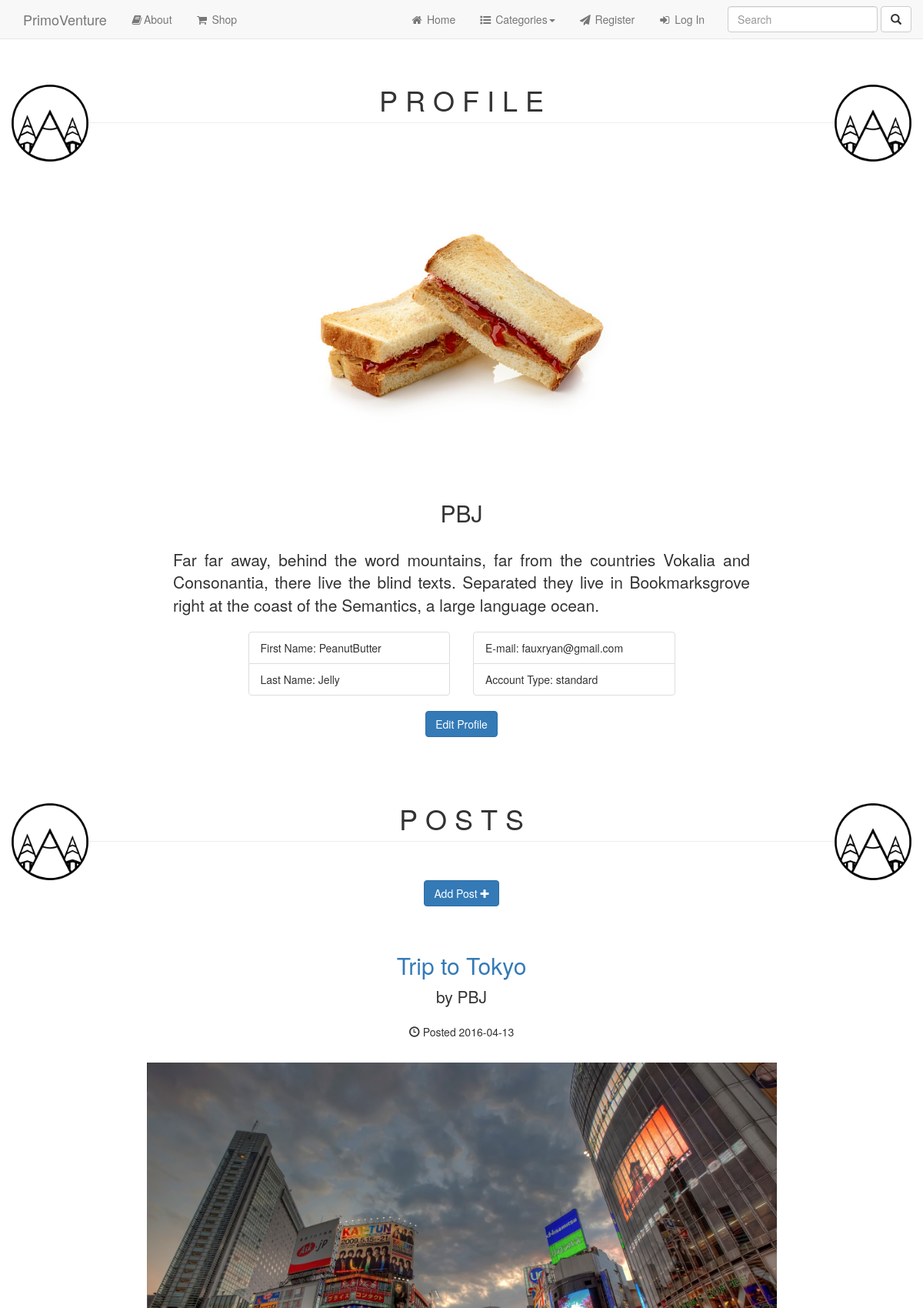
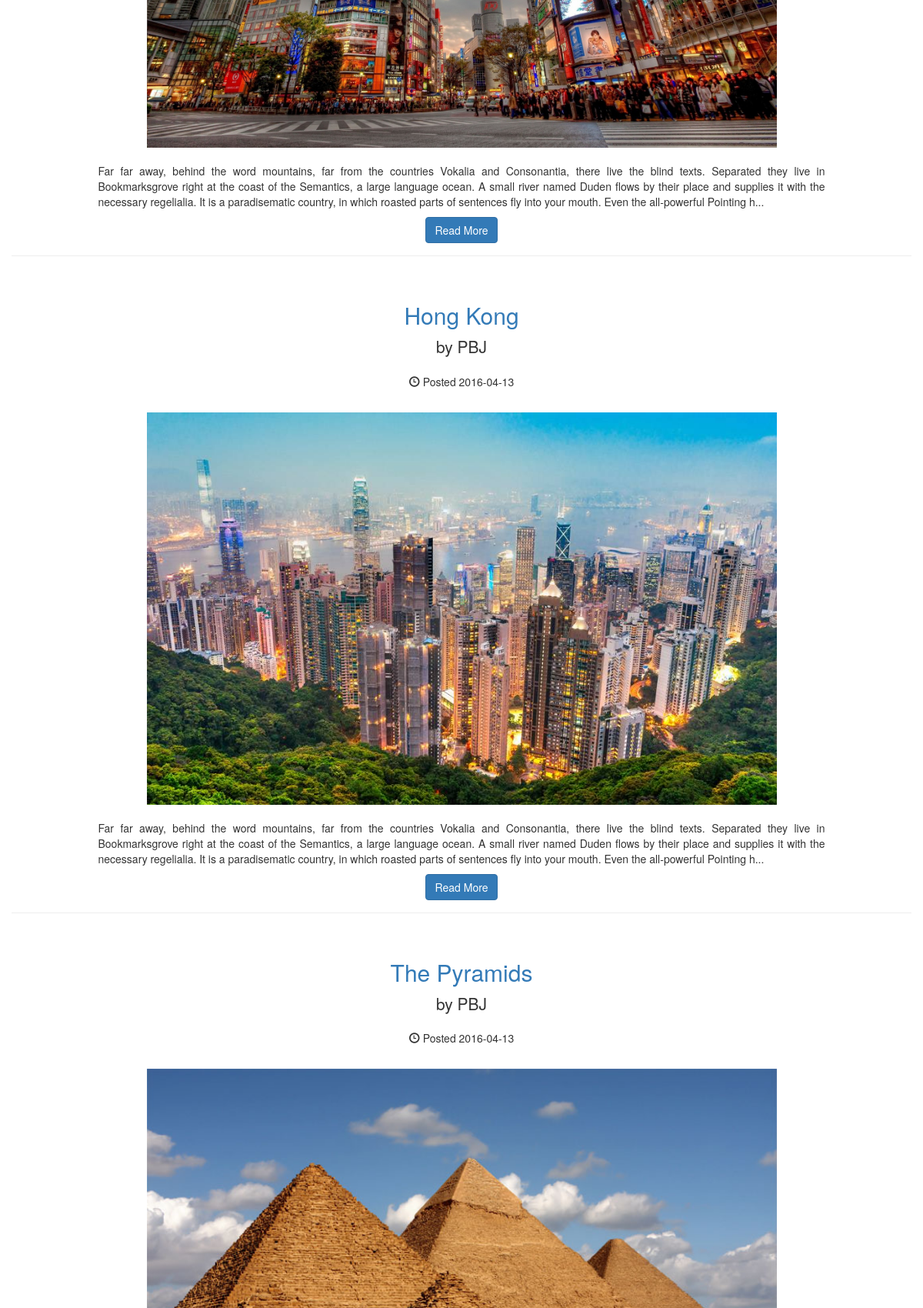
/profile.php?u_id=1 (upper part), run on the app's committed database (2 pictures, top to bottom).
### tables this page shows
CREATE TABLE `users` (
  `user_id` int(3) NOT NULL,
  `username` varchar(255) NOT NULL,
  `user_password` varchar(255) NOT NULL,
  `user_firstname` varchar(255) NOT NULL,
  `user_lastname` varchar(255) NOT NULL,
  `user_email` varchar(255) NOT NULL,
  `user_image` text NOT NULL,
  `user_role` varchar(255) NOT NULL,
  `randSalt` varchar(255) NOT NULL DEFAULT '$2y$10$pandaslikechinesefoods',
  `user_content` text NOT NULL
);

CREATE TABLE `posts` (
  `post_id` int(3) NOT NULL,
  `post_category_id` int(3) NOT NULL,
  `post_title` varchar(255) NOT NULL,
  `post_author` varchar(255) NOT NULL,
  `post_date` date NOT NULL,
  `post_image` text NOT NULL,
  `post_content` text NOT NULL,
  `post_tags` varchar(255) NOT NULL,
  `post_comment_count` int(25) NOT NULL,
  `post_status` varchar(255) NOT NULL DEFAULT 'draft'
);

### profile.php (the view, shortened to what this page needs)
<?php include "includes/header.php"; ?>
    <?php include "includes/navigation.php"; ?>
    <?php
        if(isset($_GET['u_id'])){
            $the_user_id = $_GET['u_id'];
        }
        $query = "SELECT * FROM users WHERE user_id = $the_user_id ";
        $select_user_query = mysqli_query($connection, $query);
        while($row = mysqli_fetch_assoc($select_user_query)){
            $user_id = $row['user_id'];
            $username = $row['username'];
            $user_firstname = $row['user_firstname'];
            $user_lastname = $row['user_lastname'];
            $user_email = $row['user_email'];
            $user_role = $row['user_role'];
            $user_content = $row['user_content'];
            $user_image = $row['user_image'];
        }
    ?>
    <div class="container">
        <div class="row">
            <div class="col">
                <img src="img/primoventureLogoB&W.png" alt="" width="100" class="image-responsive" style="float:left">
                <img src="img/primoventureLogoB&W.png" alt="" width="100" class="image-responsive" style="float:right">
                <h1 class=" page-header text-center">P R O F I L E</h1>
                <div>
                    <?php
                        if($user_image){
                            echo "<img src='admin/img/$user_image' alt='' width='400' class='center-block img-rounded image-responsive'>";
                        }else{
                            echo "<img src='http://placehold.it/300x300' alt='' class='center-block img-thumbnail image-responsive'>";
                        }
                    ?>
                </div>
                <div style="clear:both"></div><br>
                <h2 class="text-center"><?php echo $username; ?></h2>
                <div style="clear:both"></div><br>
                <div class="col-md-8 col-md-offset-2">
                    <p class="lead text-justify">
                        <?php echo $user_content; ?>
                    </p>
                </div>
                <div class="col-md-3 col-md-offset-3">
                    <ul class="list-group">
                        <li class="list-group-item">First Name: <?php echo $user_firstname; ?></li>
                        <li class="list-group-item">Last Name: <?php echo $user_lastname; ?></li>
                    </ul>
                </div>
                <div class="col-md-3">
                    <ul class="list-group">
                        <li class="list-group-item">E-mail: <?php echo $user_email; ?></li>
                        <li class="list-group-item">Account Type: <?php echo $user_role; ?></li>
                    </ul>
                </div>
                <div class="col text-center">
                    <div class="col-md-10 col-md-offset-1">
                        <a href="includes/edit_profile.php?u_id=<?php echo $user_id;?>" class="btn btn-primary text-center">Edit Profile<span class="glyphicon"></span></a>
                    </div>
                </div><br><br><br><br>
            </div>
            <div class="col">
                <img src="img/primoventureLogoB&W.png" alt="" width="100" class="image-responsive" style="float:left">
                <img src="img/primoventureLogoB&W.png" alt="" width="100" class="image-responsive" style="float:right">
                <h1 class="page-header text-center">P O S T S</h1>
                <div class="col text-center">
                    <div class="col-md-10 col-md-offset-1">
                        <a href="includes/add_post.php" class="btn btn-primary text-center">Add Post <span class=" fa fa-plus"></span></a>
                    </div>
                </div>
                <br><br>
                <div class="col text-center">
                    <?php
                        $query = "SELECT * FROM posts WHERE post_author ='{$username}' ";
                        $query .= "ORDER BY post_date ASC ";
                        $select_profile_posts_query = mysqli_query($connection, $query);
                        while($row = mysqli_fetch_assoc($select_profile_posts_query)){
                            $post_id = $row['post_id'];
                            $post_title = $row['post_title'];
                            $post_author = $row['post_author'];
                            $post_date = $row['post_date'];
                            $post_image = $row['post_image'];
                            $post_content = substr($row['post_content'],0,430);
                            ?>
                                <h2>
                                    <a href="post.php?p_id=<?php echo $post_id;?>"><?php echo $post_title; ?></a>
                                </h2>
                                <p class="lead">
                                    by <?php echo $post_author; ?>
                                </p>
                                <p><span class="glyphicon glyphicon-time"></span> Posted <?php echo $post_date; ?></p>
                                <br>
                                <a href="post.php?p_id=<?php echo $post_id;?>">
                                    <img class="img-responsive center-block" src="img/<?php echo $post_image;?>" alt="" width="70%">
                                </a>
                                <br>
                                <div class="col-md-10 col-md-offset-1">
                                    <span class="text-justify"><p><?php echo $post_content; ?>...</p></span>
                                    <a href="post.php?p_id=<?php echo $post_id;?>" class="btn btn-primary" >Read More<span class="glyphicon"></span></a>
                                </div>
                                <br><br><br><br><br>
                                <hr>
                                <br>
                       <?php } ?>
                </div>
            </div>
        </div>
<?php include "includes/footer.php"; ?>

### css/blog-home.css (style rules this page uses)
body { padding-top: 70px; }

### data on the page
users: user_image (picture), username "PBJ", user_content "Far far away, behind the word mountains, far from the countries Vokalia and Consonantia, there live the blind texts. Separated they live in Bookmarksgrove right at the coast of the Semantics, a large language ocean.", user_firstname "PeanutButter", user_lastname "Jelly", user_email "fauxryan@gmail.com", user_role "standard"
posts: post_title "Trip to Tokyo", post_author "PBJ", post_date "2016-04-13", post_image (picture), post_content "Far far away, behind the word mountains, far from the countries Vokalia and Consonantia, there live the blind texts. Separated they live in Bookmarksgrove right at the coast of the Semantics, a large language ocean. A small river named Duden flows by their place and supplies it with the necessary regelialia. It is a paradisematic country, in which roasted parts of sentences fly into your mouth. Even the all-powerful Pointing h"
posts: post_title "Hong Kong", post_author "PBJ", post_date "2016-04-13", post_image (picture), post_content "Far far away, behind the word mountains, far from the countries Vokalia and Consonantia, there live the blind texts. Separated they live in Bookmarksgrove right at the coast of the Semantics, a large language ocean. A small river named Duden flows by their place and supplies it with the necessary regelialia. It is a paradisematic country, in which roasted parts of sentences fly into your mouth. Even the all-powerful Pointing h"
posts: post_title "The Pyramids", post_author "PBJ", post_date "2016-04-13", post_image (picture)
